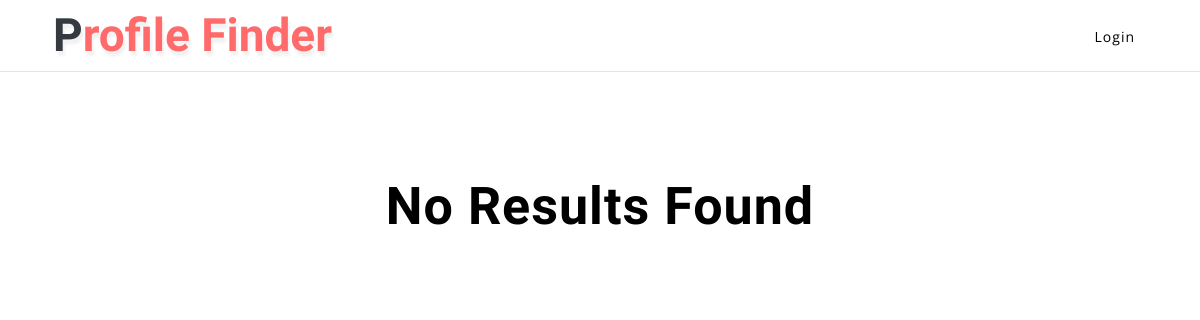
/admin/view_user.php, run on an earlier commit of the app's database.
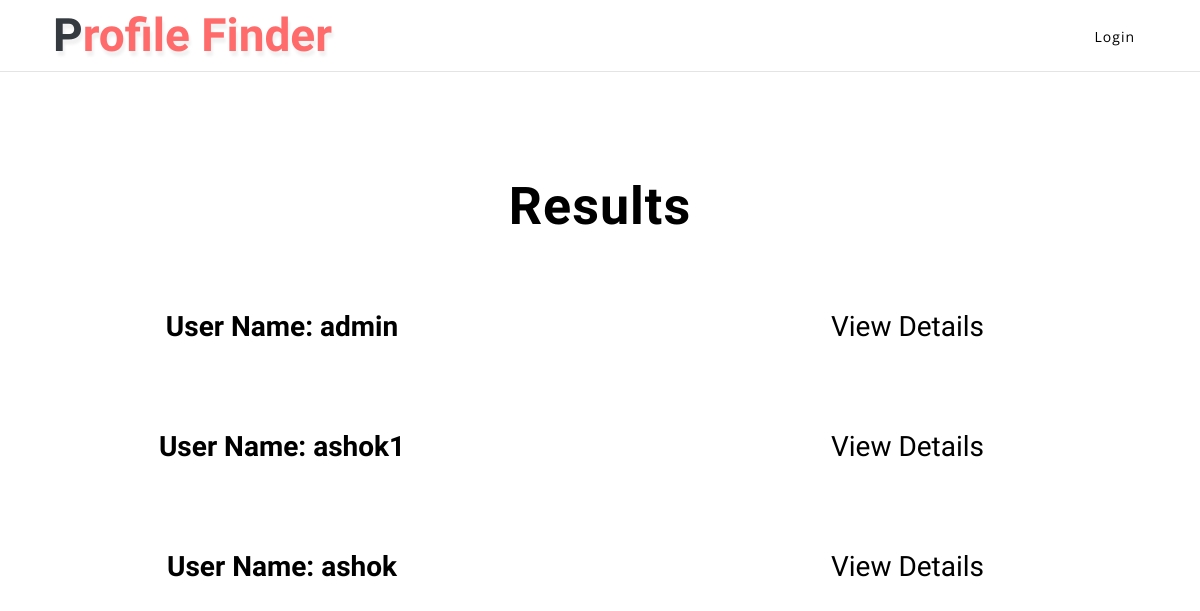
And on a later commit of the database.
### tables this page shows
CREATE TABLE IF NOT EXISTS `users` (
  `id` mediumint(9) NOT NULL AUTO_INCREMENT,
  `username` varchar(255) NOT NULL,
  `password` varchar(255) NOT NULL,
  `email` varchar(255) NOT NULL,
  `avatar` text,
  `signup_date` int(10) DEFAULT NULL,
  PRIMARY KEY (`id`)
);

### admin/view_user.php (the view, shortened to what this page needs)
<?php
require_once('connect.php');
?>
<?php
$query = "SELECT * FROM  users";
$retrn = mysqli_query($con,$query);
$rows = mysqli_num_rows($retrn);
?>
<?php include('header.php'); ?>
<!DOCTYPE html>
<html lang="en">
  <head>
    <link href="css/bootstrap.min.css" rel="stylesheet">
    <link href="css/style.css" rel="stylesheet">
    <link href="css/bootstrap.css" rel='stylesheet' type='text/css' />
    <link href="css/style.css" rel='stylesheet' type='text/css' />
    <link href="css/font-awesome.min.css" rel="stylesheet">
  </head>
  <body>
    <div class="container-fluid">
    	<form  method="post">
		    <div class="row" >
				<div class="col-md-12">
					<div class="style-banner mx-auto">
						<?php
			            	if ($rows == 0)
								{
									echo '<center>';
									echo '<h3 class="text-wh font-weight-bold" style="color:black;">No Results Found</h3>';
									echo '</center>';
									echo '<br>';
									echo '<br>';
									echo '<br>';
								}
							else
								{
									echo '<center>';
									echo '<h3 class="text-wh font-weight-bold" style="color:black;">Results</h3>';
									echo '</center>';
									echo '<br>';
									echo '<br>';
									echo '<br>';
								}
							?>
						</div>
					</div>
				</div>
			</div>
			<?php
	            while ($row = mysqli_fetch_assoc($retrn))
					{
						foreach ($row as $field => $value)
							{
								$id = $row['id'];
								if ($field == "username")
									{
										echo '<center>';
										echo '<div class="row" style="height: 120px;">';
										echo '<div class="col-md-6">';
										echo '<h3 class="text-wh font-weight-bold" style="color:black;">';
										echo "User Name:&nbsp{$row['username']}&nbsp&nbsp&nbsp";
										echo '</h3>';
										echo '</div>';
										echo '<div class="col-md-6">';
										echo '<a style="color: black;" href="profile_details.php?id=' . $id . '"><h3>View Details</h3></a>';
										echo '</div>';
										echo '</div>';
										echo '</center>';
									}
							}
					}
			?>
  </body>
</html>

### admin/header.php (shortened to what this page needs)
<!DOCTYPE html>
<html>
<head>
    <link href="css/bootstrap.css" rel='stylesheet' type='text/css' />
    <link href="css/style.css" rel='stylesheet' type='text/css' />
    <link href="css/font-awesome.min.css" rel="stylesheet">
</head>
<body>
<header>
        <div class="container">
            <div class="header d-lg-flex justify-content-between align-items-center py-2 px-sm-2 px-1">
                <div id="logo">
                    <h1><a href="user_logged.php"><span class="text-bl">P</span>rofile Finder</a></h1>
                </div>
                <div class="nav_w3ls ml-lg-5">
                    <nav>
                        <ul class="menu">
                        <?php
                        if(isset($_SESSION['username']) )
                            {
                                echo "<li>Welcome {$_SESSION['username']} </li>";
                                echo '<li><a href="logout.php">Log Out</a></li>';
                                echo '<li><a href="list_pm.php">Messages</a></li>';
                            }
                        else
                            {
                                echo '<li><a href="index.php">Login</a></li>';
                            }
                        ?>
                        </ul>
                    </nav>
                </div>
            </div>
        </div>
    </header>
</body>
</html>

### admin/css/style.css (style rules this page uses)
body { padding: 0; margin: 0; background: #FFF; font-family: 'Open Sans', sans-serif; }
body button, .btn, body a { transition: 0.5s all; -webkit-transition: 0.5s all; -moz-transition: 0.5s all; -o-transition: 0.5s all; -ms-transition: 0.5s all; }
html { scroll-behavior: smooth; }
h1, h2, h3, h4, h5, h6 { margin: 0; padding: 0; font-family: 'Roboto Condensed', sans-serif; }
ul, ol { margin: 0; padding: 0; }
ul { list-style-type: none; }
.text-bl { color: #343a40; }
.text-wh { color: #fff; }
header { background: #fff; border-bottom: 1px solid #e4e4e4; position: fixed; width: 100%; z-index: 999; }
nav { margin: 0; padding: 0; }
#logo a { float: left; display: initial; font-weight: 600; font-size: 46px; text-shadow: 2px 5px 3px rgba(0, 0, 0, 0.06); color: #ff6b6b; }
nav:after { content: ""; display: table; clear: both; }
nav ul { padding: 0; margin: 0; list-style: none; position: relative; }
nav ul li { margin: 0px; display: inline-block; float: left; }
nav a { color: #000; font-weight: 400; font-size: 15px; margin: 0 12px; letter-spacing: 1px; display: inline-block; transition: 0.5s all; -webkit-transition: 0.5s all; -moz-transition: 0.5s all; -o-transition: 0.5s all; -ms-transition: 0.5s all; }
li>a:only-child:after { content: ''; }
@media (max-width: 1280px) { nav a { font-size: 14px; } }
.style-banner { padding-top: 18em; max-width: 800px; }
.style-banner h3 { font-size: 56px; letter-spacing: 1px; }
@media (max-width: 1680px) { .style-banner { padding-top: 16em; } }
@media (max-width: 1600px) { .style-banner { padding-top: 14em; } }
@media (max-width: 1440px) { .style-banner { padding-top: 12em; } }
@media (max-width: 1366px) { .style-banner h3 { font-size: 52px; } }
@media (max-width: 1280px) { .style-banner { padding-top: 11em; } }

What changed in the data, as far as the page shows it:
added users: username "admin"
added users: username "ashok1"
added users: username "ashok"
Also different on the page:
text no longer shown: "No Results Found"
text now shown: "Results"
